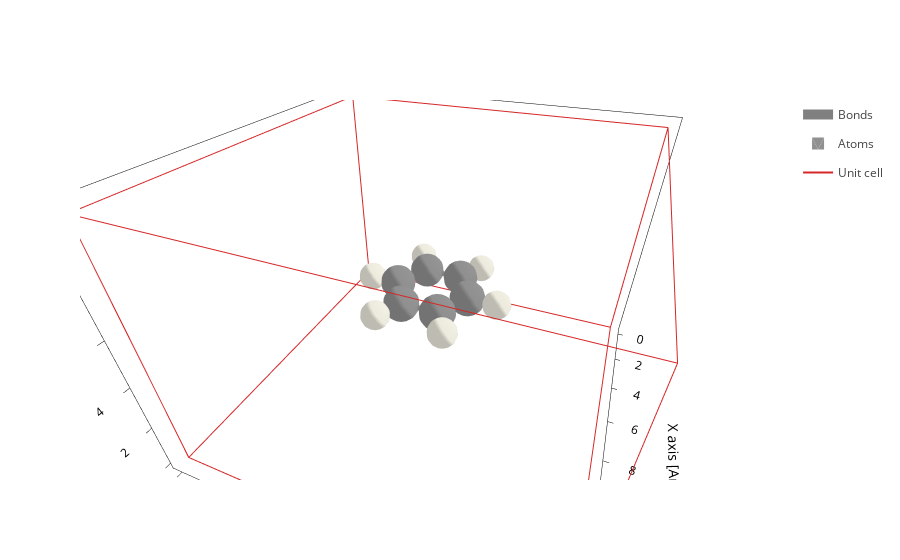

Notebook source saved alongside this figure:
### Code cell
molec.plot()

### Figure 1 — Plotly figure (JSON) as saved in the notebook; plotly's stock layout.template omitted (floating-point values rounded to 4 significant figures; data arrays with more than 128 entries replaced by an {"elided": "..."} marker saying what was removed)
{"data": [{"line": {"color": "gray", "width": 10}, "meta": {}, "mode": "lines", "name": "Bonds", "opacity": 1, "type": "scatter3d", "x": {"elided": "252 float values"}, "y": {"elided": "252 float values"}, "z": {"elided": "252 float values"}}, {"alphahull": 0, "color": "#909090", "hovertemplate": "%{meta.position}", "legendgroup": "Atoms", "meta": {"meta": {"Atoms_i": 0}, "position": "(8.23, 7.71, 5.00)"}, "name": "Atoms", "opacity": 1, "showlegend": true, "showscale": false, "type": "mesh3d", "x": {"elided": "225 float values"}, "y": {"elided": "225 float values"}, "z": {"elided": "225 float values"}}, {"alphahull": 0, "color": "#EDEADE", "hovertemplate": "%{meta.position}", "legendgroup": "Atoms", "meta": {"meta": {"Atoms_i": 1}, "position": "(9.20, 8.27, 5.00)"}, "name": "Atoms", "opacity": 1, "showlegend": false, "showscale": false, "type": "mesh3d", "x": {"elided": "225 float values"}, "y": {"elided": "225 float values"}, "z": {"elided": "225 float values"}}, {"alphahull": 0, "color": "#909090", "hovertemplate": "%{meta.position}", "legendgroup": "Atoms", "meta": {"meta": {"Atoms_i": 2}, "position": "(7.00, 8.42, 5.00)"}, "name": "Atoms", "opacity": 1, "showlegend": false, "showscale": false, "type": "mesh3d", "x": {"elided": "225 float values"}, "y": {"elided": "225 float values"}, "z": {"elided": "225 float values"}}, {"alphahull": 0, "color": "#EDEADE", "hovertemplate": "%{meta.position}", "legendgroup": "Atoms", "meta": {"meta": {"Atoms_i": 3}, "position": "(7.00, 9.54, 5.00)"}, "name": "Atoms", "opacity": 1, "showlegend": false, "showscale": false, "type": "mesh3d", "x": {"elided": "225 float values"}, "y": {"elided": "225 float values"}, "z": {"elided": "225 float values"}}, {"alphahull": 0, "color": "#909090", "hovertemplate": "%{meta.position}", "legendgroup": "Atoms", "meta": {"meta": {"Atoms_i": 4}, "position": "(5.77, 7.71, 5.00)"}, "name": "Atoms", "opacity": 1, "showlegend": false, "showscale": false, "type": "mesh3d", "x": {"elided": "225 float values"}, "y": {"elided": "225 float values"}, "z": {"elided": "225 float values"}}, {"alphahull": 0, "color": "#EDEADE", "hovertemplate": "%{meta.position}", "legendgroup": "Atoms", "meta": {"meta": {"Atoms_i": 5}, "position": "(4.80, 8.27, 5.00)"}, "name": "Atoms", "opacity": 1, "showlegend": false, "showscale": false, "type": "mesh3d", "x": {"elided": "225 float values"}, "y": {"elided": "225 float values"}, "z": {"elided": "225 float values"}}, {"alphahull": 0, "color": "#909090", "hovertemplate": "%{meta.position}", "legendgroup": "Atoms", "meta": {"meta": {"Atoms_i": 6}, "position": "(5.77, 6.29, 5.00)"}, "name": "Atoms", "opacity": 1, "showlegend": false, "showscale": false, "type": "mesh3d", "x": {"elided": "225 float values"}, "y": {"elided": "225 float values"}, "z": {"elided": "225 float values"}}, {"alphahull": 0, "color": "#EDEADE", "hovertemplate": "%{meta.position}", "legendgroup": "Atoms", "meta": {"meta": {"Atoms_i": 7}, "position": "(4.80, 5.73, 5.00)"}, "name": "Atoms", "opacity": 1, "showlegend": false, "showscale": false, "type": "mesh3d", "x": {"elided": "225 float values"}, "y": {"elided": "225 float values"}, "z": {"elided": "225 float values"}}, {"alphahull": 0, "color": "#909090", "hovertemplate": "%{meta.position}", "legendgroup": "Atoms", "meta": {"meta": {"Atoms_i": 8}, "position": "(7.00, 5.58, 5.00)"}, "name": "Atoms", "opacity": 1, "showlegend": false, "showscale": false, "type": "mesh3d", "x": {"elided": "225 float values"}, "y": {"elided": "225 float values"}, "z": {"elided": "225 float values"}}, {"alphahull": 0, "color": "#EDEADE", "hovertemplate": "%{meta.position}", "legendgroup": "Atoms", "meta": {"meta": {"Atoms_i": 9}, "position": "(7.00, 4.46, 5.00)"}, "name": "Atoms", "opacity": 1, "showlegend": false, "showscale": false, "type": "mesh3d", "x": {"elided": "225 float values"}, "y": {"elided": "225 float values"}, "z": {"elided": "225 float values"}}, {"alphahull": 0, "color": "#909090", "hovertemplate": "%{meta.position}", "legendgroup": "Atoms", "meta": {"meta": {"Atoms_i": 10}, "position": "(8.23, 6.29, 5.00)"}, "name": "Atoms", "opacity": 1, "showlegend": false, "showscale": false, "type": "mesh3d", "x": {"elided": "225 float values"}, "y": {"elided": "225 float values"}, "z": {"elided": "225 float values"}}, {"alphahull": 0, "color": "#EDEADE", "hovertemplate": "%{meta.position}", "legendgroup": "Atoms", "meta": {"meta": {"Atoms_i": 11}, "position": "(9.20, 5.73, 5.00)"}, "name": "Atoms", "opacity": 1, "showlegend": false, "showscale": false, "type": "mesh3d", "x": {"elided": "225 float values"}, "y": {"elided": "225 float values"}, "z": {"elided": "225 float values"}}, {"meta": {}, "mode": "lines", "name": "Unit cell", "type": "scatter3d", "x": [0.0, 0.0, 14.0, 14.0, 0.0, 0.0, NaN, 0.0, 0.0, 0.0, 14.0, 14.0, 0.0, NaN, 14.0, 14.0, NaN, 14.0, 14.0], "y": [0.0, 14.0, 14.0, 14.0, 14.0, 14.0, NaN, 14.0, 0.0, 0.0, 0.0, 0.0, 0.0, NaN, 14.0, 0.0, NaN, 14.0, 0.0], "z": [0.0, 0.0, 0.0, 10.0, 10.0, 0.0, NaN, 10.0, 10.0, 0.0, 0.0, 10.0, 10.0, NaN, 0.0, 0.0, NaN, 10.0, 10.0]}], "layout": {"autosize": true, "scene": {"aspectmode": "data", "aspectratio": {"x": 1.119, "y": 1.119, "z": 0.7991}, "camera": {"center": {"x": 0, "y": 0, "z": 0}, "eye": {"x": 0.9968, "y": 0.4089, "z": 0.7538}, "projection": {"type": "perspective"}, "up": {"x": 0, "y": 0, "z": 1}}, "xaxis": {"title": {"text": "X axis [Ang]"}, "type": "linear"}, "yaxis": {"title": {"text": "Y axis [Ang]"}, "type": "linear"}, "zaxis": {"title": {"text": "Z axis [Ang]"}, "type": "linear"}}, "xaxis": {"scaleanchor": "y", "scaleratio": 1, "title": {"text": "X axis [Ang]"}}, "yaxis": {"title": {"text": "Y axis [Ang]"}}}}
